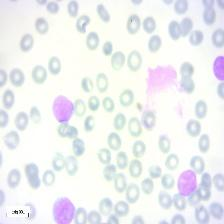
#> input picture Detección de leucemia con Python/Dataset/Pro/modified_mirrorx_WBC-Malignant-Pro-017.jpg, 224 x 224 px, found by its file name; its folder holds only this picture in this run
$ python data_augmentation.py
#> lines starting #> are read from the running program, lines starting #| are printed output that depends on the picture
#> in generate_image_copies, img is the input picture: PIL image 224x224 RGB; mean R, G, B 238.7, 240, 241.7
import os
import random
from PIL import Image, ImageOps
import shutil

#link para obtener el DataSet ORIGINAL: https://www.kaggle.com/datasets/mohammadamireshraghi/blood-cell-cancer-all-4class

# Función para hacer zoom en la imagen
def zoom(image, zoom_factor):
#> called with zoom_factor = 0.108
    width, height = image.size
#> width = 224; height = 224
    new_width, new_height = int(width * (1 + zoom_factor)), int(height * (1 + zoom_factor))
#> new_width = 248; new_height = 248
    zoomed_image = image.resize((new_width, new_height), Image.LANCZOS)  # Cambié a LANCZOS
    left = (new_width - width) / 2
#> left = 12
    top = (new_height - height) / 2
#> top = 12
    right = (new_width + width) / 2
#> right = 236
    bottom = (new_height + height) / 2
#> bottom = 236
    zoomed_image = zoomed_image.crop((left, top, right, bottom))
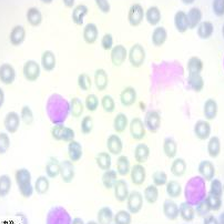
#> zoomed_image: PIL image 224x224 RGB; mean R, G, B 240.2, 241.9, 241.8
    return zoomed_image

# Función principal para generar copias modificadas
def generate_image_copies(input_folder, output_folder, num_copies):
    # Crear el directorio de salida si no existe
    if not os.path.exists(output_folder):
        os.makedirs(output_folder)

    # Obtener las imágenes en la carpeta de entrada
    images = [f for f in os.listdir(input_folder) if f.lower().endswith(('png', 'jpg', 'jpeg', 'gif'))]

    # Seleccionar imágenes aleatorias
    selected_images = random.sample(images, min(num_copies, len(images)))

    for img_name in selected_images:
        img_path = os.path.join(input_folder, img_name)
        img = Image.open(img_path)

        # Operaciones aleatorias
        operation = random.choice(['mirrorx', 'mirrory', 'rotate', 'zoom'])

        if operation == 'mirrorx':
            img = ImageOps.mirror(img)  # Espejo horizontal
        elif operation == 'mirrory':
            img = ImageOps.flip(img)  # Espejo vertical
        elif operation == 'rotate':
            degrees = random.choice([90, 180, 270])  # Rotaciones aleatorias
            img = img.rotate(degrees)
        elif operation == 'zoom':
            zoom_factor = random.uniform(0.1, 0.3)  # Zoom aleatorio entre 10% y 30%
            img = zoom(img, zoom_factor)

        # Guardar la imagen modificada en el directorio de salida
        output_path = os.path.join(output_folder, f"modified_{operation}_{img_name}")
        img.save(output_path)

        #print(f"Imagen guardada como: {output_path}")

# Uso
input_folder = 'C:/Users/amado/Desktop/Leukemia/Dataset/Pro'
output_folder = 'C:/Users/amado/Desktop/Leukemia/Dataset_aug/Pro'
num_copies = 196  # Número de copias que deseas generar

generate_image_copies(input_folder, output_folder, num_copies)

$ run again, on Detección de leucemia con Python/Dataset/Pro/modified_mirrorx_WBC-Malignant-Pro-179.jpg
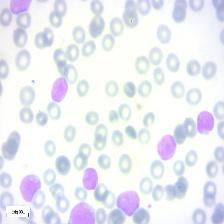
#> input picture Detección de leucemia con Python/Dataset/Pro/modified_mirrorx_WBC-Malignant-Pro-179.jpg, 224 x 224 px, found by its file name
#> in generate_image_copies, img is the input picture: PIL image 224x224 RGB; mean R, G, B 235.5, 236.4, 243.3
#> in zoom, `zoomed_image = zoomed_image.crop((left, top, right, bottom))`:
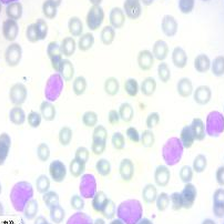
#> zoomed_image: PIL image 224x224 RGB; mean R, G, B 237.7, 238.9, 243.8

$ run again, on Detección de leucemia con Python/Dataset/Pro/modified_mirrorx_WBC-Malignant-Pro-295.jpg
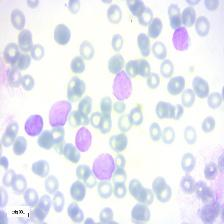
#> input picture Detección de leucemia con Python/Dataset/Pro/modified_mirrorx_WBC-Malignant-Pro-295.jpg, 224 x 224 px, found by its file name
#> in generate_image_copies, img is the input picture: PIL image 224x224 RGB; mean R, G, B 232.9, 234.1, 242.5
#> in zoom, `zoomed_image = zoomed_image.crop((left, top, right, bottom))`:
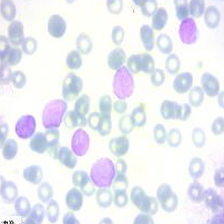
#> zoomed_image: PIL image 224x224 RGB; mean R, G, B 233.3, 235.1, 242.4

$ run again, on Detección de leucemia con Python/Dataset/Pro/modified_mirrorx_WBC-Malignant-Pro-334.jpg
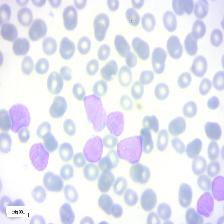
#> input picture Detección de leucemia con Python/Dataset/Pro/modified_mirrorx_WBC-Malignant-Pro-334.jpg, 224 x 224 px, found by its file name
#> in generate_image_copies, img is the input picture: PIL image 224x224 RGB; mean R, G, B 230.1, 231.2, 242.5
#> in zoom, `zoomed_image = zoomed_image.crop((left, top, right, bottom))`:
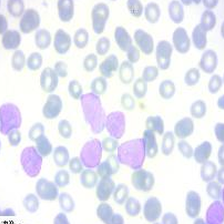
#> zoomed_image: PIL image 224x224 RGB; mean R, G, B 231.2, 232.5, 242.7

$ run again, on Detección de leucemia con Python/Dataset/Pro/modified_mirrorx_WBC-Malignant-Pro-065.jpg
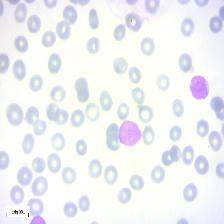
#> input picture Detección de leucemia con Python/Dataset/Pro/modified_mirrorx_WBC-Malignant-Pro-065.jpg, 224 x 224 px, found by its file name
#> in generate_image_copies, img is the input picture: PIL image 224x224 RGB; mean R, G, B 239.6, 240.7, 243.8
#> in zoom, `zoomed_image = zoomed_image.crop((left, top, right, bottom))`:
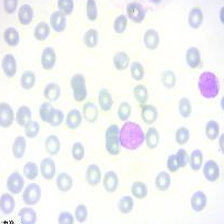
#> zoomed_image: PIL image 224x224 RGB; mean R, G, B 240.6, 242.1, 243.8
